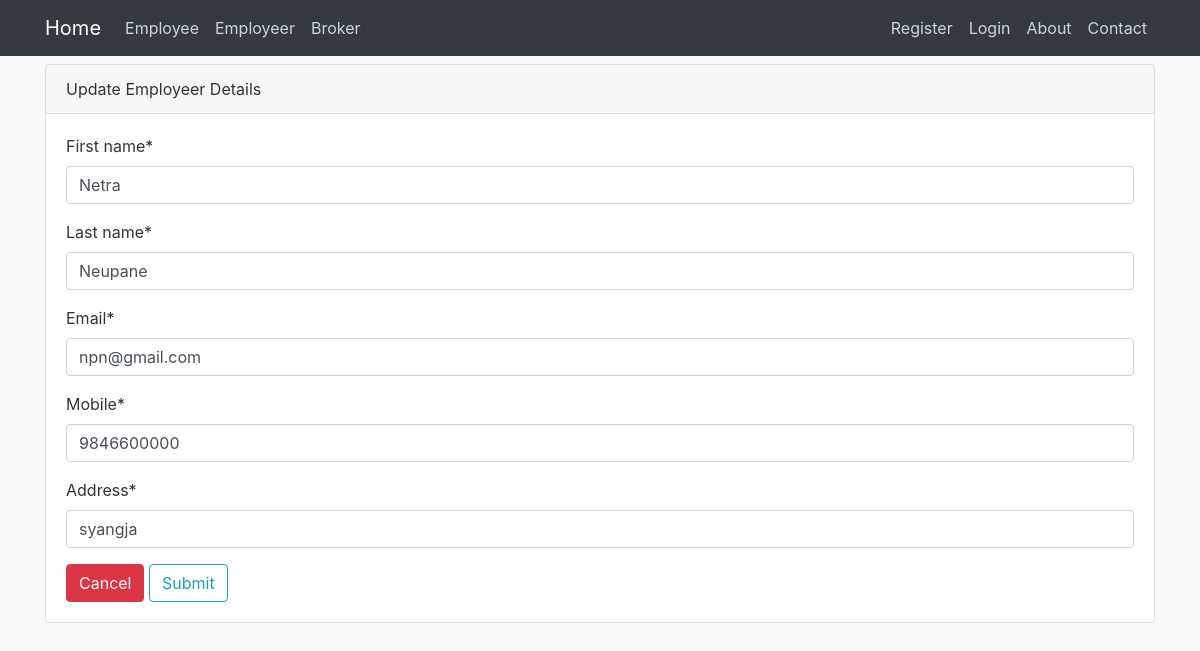
Screenshot of /employeer/employeer_update/1/ with the database file from the repository.
### employeer/models.py (models this page shows)
class Employeer(models.Model):
    first_name = models.CharField(max_length = 20)
    last_name = models.CharField(max_length = 20)
    email    = models.EmailField(max_length = 20)
    mobile = models.CharField(unique=True,max_length=10, validators=[RegexValidator(r'^\d{1,10}$')])
    address = models.CharField(max_length =30)

### employeer/views.py (the view)
# urls.py: path('employeer/employeer_update/<int:id>/',employeer_update,name="employeer-update"),
def employeer_update(request,id):
    instance  = Employeer.objects.get(id=id)
    form = EmployeerForm(instance=instance)
    if request.method == 'POST':
        form_data = EmployeerForm(request.POST,instance = instance)
        if form_data.is_valid():
            form_data.save()
            return redirect('employeer-home')
    context = {
    'form':form,
    'action':'Update Employeer Details'
    }
    return render(request,'employeer/employeer_add.html',context)

### employeer/forms.py
class EmployeerForm(ModelForm):
    address = forms.CharField(max_length=30)
    class Meta:
        model = Employeer
        fields = ['first_name','last_name','email','mobile','address']

### employeer/templates/employeer/employeer_add.html (shortened to what this page needs)
{% extends 'base.html' %}
{% load crispy_forms_tags %}
{% block main %}
    <div class="card">
      <div class="card-header">
        {{action}}
      </div>
      <div class="card-body">
        <form action="" method="POST">
            {{form|crispy}}
            <a  class="btn btn-danger" href="{% url 'employeer-home' %}">Cancel</a>
            <button type="submit" class="btn btn-outline-info">Submit</button>
        </form>
        </div>
    </div>
{% endblock main %}

### static/css/main.css (style rules this page uses)
body { background: #fafafa; color: #333333; margin-top: 4rem; }

### rows the page displays
Employeer: first_name "Netra", last_name "Neupane", email "npn@gmail.com", mobile "9846600000", address "syangja"

### other values shown
{{ action }} "Update Employeer Details"
